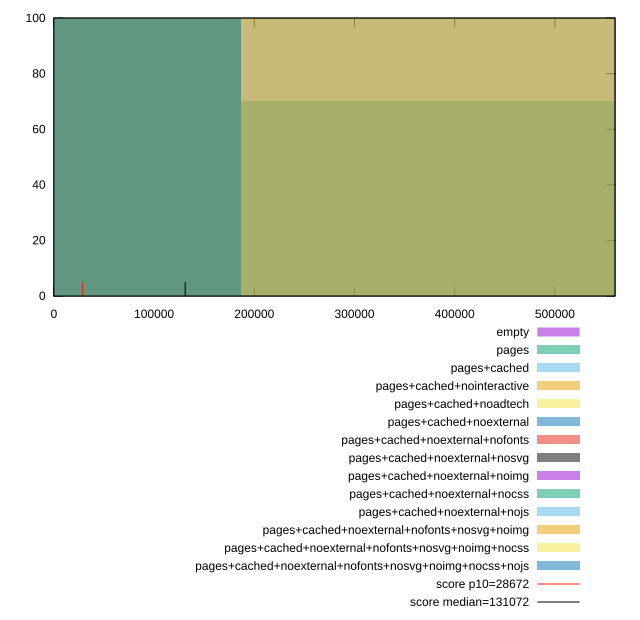

Source code (gnuplot):
reset

$empty <<EOF
0 100
EOF

$pages <<EOF
372930.4764932466 70
745860.9529864932 30
EOF

$pagesCached <<EOF
372930.4764932466 100
EOF

$pagesCachedNointeractive <<EOF
372930.4764932466 100
EOF

$pagesCachedNoadtech <<EOF
0 100
EOF

$pagesCachedNoexternal <<EOF
0 100
EOF

$pagesCachedNoexternalNofonts <<EOF
0 100
EOF

$pagesCachedNoexternalNosvg <<EOF
0 100
EOF

$pagesCachedNoexternalNoimg <<EOF
0 100
EOF

$pagesCachedNoexternalNocss <<EOF
0 100
EOF

$pagesCachedNoexternalNojs <<EOF
0 100
EOF

$pagesCachedNoexternalNofontsNosvgNoimg <<EOF
0 100
EOF

$pagesCachedNoexternalNofontsNosvgNoimgNocss <<EOF
0 100
EOF

$pagesCachedNoexternalNofontsNosvgNoimgNocssNojs <<EOF
0 100
EOF

set key outside below
set boxwidth 372930.4764932466
set xrange [0:559995.1029763501]
set yrange [0:100]
set style fill transparent solid 0.5 noborder

set parametric
set terminal svg size 640, 620 enhanced background rgb 'white'
set output "report_00007_2020-12-11T15:55:29.892Z/uses-long-cache-ttl/comparison/histogram/all_raw.svg"

plot $empty title "empty" with boxes, \
     $pages title "pages" with boxes, \
     $pagesCached title "pages+cached" with boxes, \
     $pagesCachedNointeractive title "pages+cached+nointeractive" with boxes, \
     $pagesCachedNoadtech title "pages+cached+noadtech" with boxes, \
     $pagesCachedNoexternal title "pages+cached+noexternal" with boxes, \
     $pagesCachedNoexternalNofonts title "pages+cached+noexternal+nofonts" with boxes, \
     $pagesCachedNoexternalNosvg title "pages+cached+noexternal+nosvg" with boxes, \
     $pagesCachedNoexternalNoimg title "pages+cached+noexternal+noimg" with boxes, \
     $pagesCachedNoexternalNocss title "pages+cached+noexternal+nocss" with boxes, \
     $pagesCachedNoexternalNojs title "pages+cached+noexternal+nojs" with boxes, \
     $pagesCachedNoexternalNofontsNosvgNoimg title "pages+cached+noexternal+nofonts+nosvg+noimg" with boxes, \
     $pagesCachedNoexternalNofontsNosvgNoimgNocss title "pages+cached+noexternal+nofonts+nosvg+noimg+nocss" with boxes, \
     $pagesCachedNoexternalNofontsNosvgNoimgNocssNojs title "pages+cached+noexternal+nofonts+nosvg+noimg+nocss+nojs" with boxes, \
     28672,t title "score p10=28672", \
     131072,t title "score median=131072"

reset
